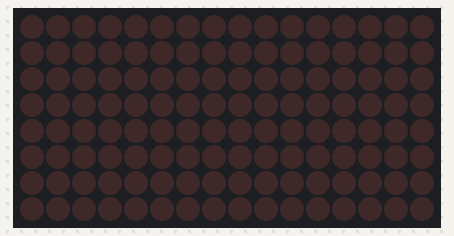
The sketch below on a simulated Arduino Uno, built with avr-gcc and run on an emulated ATmega328P. Shown: 16×8 LED matrix. Wiring (inferred from the names in the program): 2 × MAX7219 LED driver (orientation assumed): data pin 10; clock pin 8; CS pin 9.

Above: at 0.1 s.

Measured:
- what the display in image 0 shows lasts 0.5 s, from 0.0 s to 0.5 s

The sketch:

Code001.ino
```cpp
#define reg_noop        0x00
#define reg_decode_mode 0x09
#define reg_brightness  0x0A
#define reg_scan_limit  0x0B
#define reg_shutdown    0x0C
#define reg_test        0x0F

#define DIN 10
#define CS  9
#define CLK 8
#define DEVICE_NUMBER 2

void setup() {
    // 設定 SPI 腳位
    pinMode(DIN, OUTPUT);
    pinMode(CS, OUTPUT);
    pinMode(CLK, OUTPUT);
    digitalWrite(CS, HIGH); // MAX7219 的 CS 是 active-low
    // LED 模組初始化
    setCommand(reg_decode_mode, 0);
    setCommand(reg_brightness, 0);
    setCommand(reg_scan_limit, 7);
    setCommand(reg_shutdown, 1);
    setCommand(reg_test, 0);
}

void loop() {
    setCommand(reg_test, 1); delay(1);
    setCommand(reg_test, 0); delay(500);
}

void setCommand(byte command, byte value) {
    digitalWrite(CS, LOW);
    for (byte i = 0; i < DEVICE_NUMBER; i++) {
        spiTransfer(DIN, CLK, command);
        spiTransfer(DIN, CLK, value);
    }
    digitalWrite(CS, HIGH);
}

void setCommand(byte device, byte command, byte value) {
    digitalWrite(CS, LOW);
    for (byte i = 0; i < DEVICE_NUMBER; i++) {
        if (i == device) {
            spiTransfer(DIN, CLK, command);
            spiTransfer(DIN, CLK, value);
        } else {
            spiTransfer(DIN, CLK, reg_noop);
            spiTransfer(DIN, CLK, 0);
        }
    }
    digitalWrite(CS, HIGH);
}

void spiTransfer(byte dataPin, byte clockPin, byte value) {
    byte reversedValue = reverseByte(value);
    for (byte i = 0; i < 8; i++) {
        digitalWrite(clockPin, LOW);
        digitalWrite(dataPin, reversedValue & (1 << i));
        // MAX7219 會在 clock pin 從 LOW 變成 HIGH 的時候接收資料
        digitalWrite(clockPin, HIGH);
    }
}

byte reverseByte(byte b) {
    b = b >> 4 | b << 4;
    b = (b & B11001100) >> 2 | (b & B00110011) << 2;
    b = (b & B10101010) >> 1 | (b & B01010101) << 1;
    return b;
}
```
